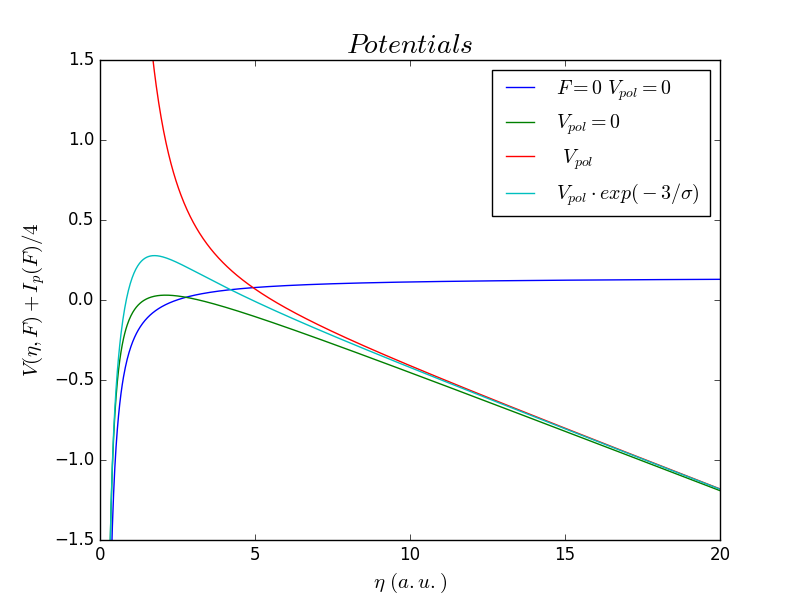

Write Python code to recreate this figure.
import numpy as np
import matplotlib.pyplot as plt
from scipy import integrate



alphaI=7.2
alphaN=11.08
F=0.6
m=2
Io=0.58


def potential(F,n,A,B):
    
    t1= (1-np.sqrt(I(F))/2.0)/(2*n)
    
    t2= n*F/8
    
    t3= (m**2-1)/(8*n**2)
    
    t4= A * np.exp(-3*B/n) * (alphaI*F/n**2) +I(F)/4.0


    return -t1 - t2 + t3 + t4


def I(F):

    return Io + ((alphaN-alphaI)*F**2)/(2)




n=np.linspace(0.1,20,1000)
V0=potential(0,n,0,0)
V1=potential(F,n,0,0)
V2=potential(F,n,1,0)
V3=potential(F,n,1,1)


plt.plot(n,V0,label="$ F=0\ V_{pol}=0\ $" )
plt.plot(n,V1,label="$ V_{pol}=0\ $" )
plt.plot(n,V2,label=" $ V_{pol}\ $ ")
plt.plot(n,V3,label="$  V_{pol} \cdot exp(-3/\eta) $ ")
plt.ylim(-1.5,1.5)

plt.title("$ Potentials $",size=20)
plt.xlabel("$ \eta\ (a.u.) $",size=15)
plt.ylabel("$ V(\eta,F)+I_P(F)/4 $",size=15)


plt.legend(loc=1)
plt.savefig("potential_parabolic.png")
plt.plot()
plt.show()









